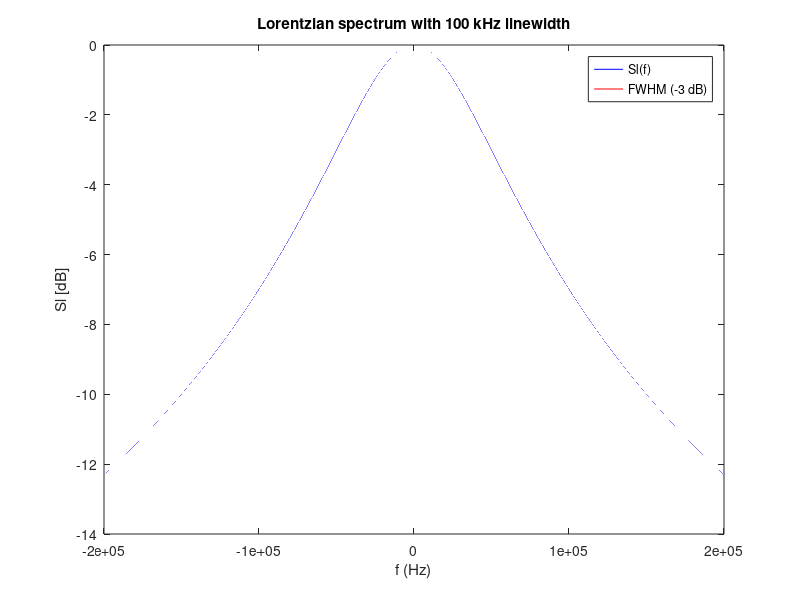

Source code (MATLAB):
clear; clc;

f = -200e3:1:200e3;
delta_v = 100e3;

sigma_nfi_sq = 2*pi*delta_v;

Sl = sigma_nfi_sq./((sigma_nfi_sq/2)^2 + (2*pi*f).^2);
Sl_dB = 10*log10(Sl/max(Sl));

cutoff_3dB = -3*ones(length(f),1);

figure(1)
plot(f,Sl_dB,'b',f,cutoff_3dB,'r');
title(['Lorentzian spectrum with ', num2str(delta_v/1e3), ' kHz linewidth']);
xlabel('f (Hz)');
ylabel('Sl [dB]');
legend('Sl(f)','FWHM (-3 dB)');